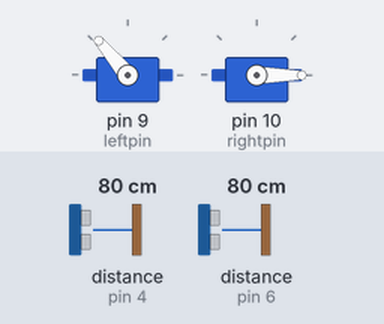
Simulated run of this sketch. Board: Arduino Uno, built with avr-gcc and run on an emulated ATmega328P. Parts: 2 × servo. The inputs (shaded band) are chosen by the test bench; at power-on: distance to the obstacle (sensors on pin 6, pin 4) 80 cm. The echo pulse lasts 58.3 µs per cm.

Above: at 1.2 s.
1.3 s: distance to the obstacle (sensor on pin 6) set to 22 cm
2.8 s: distance to the obstacle (sensor on pin 6) set to 18 cm
At 4.0 s:
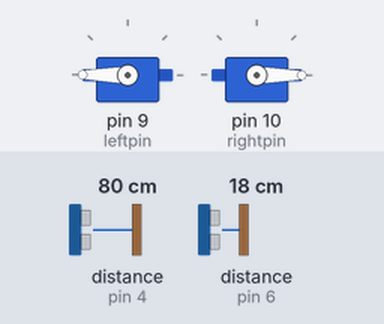
4.3 s: distance to the obstacle (sensor on pin 6) set to 11 cm
5.8 s: distance to the obstacle (sensor on pin 6) set to 8 cm
At 6.4 s:
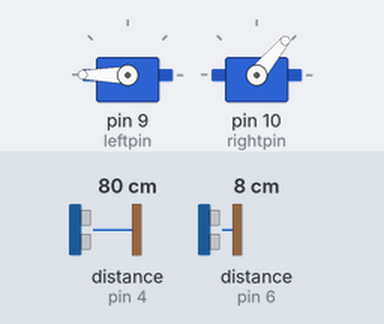
7.3 s: distance to the obstacle (sensor on pin 6) set to 35 cm
At 8.5 s:
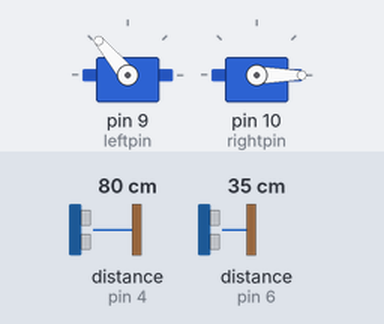
8.8 s: distance to the obstacle (sensor on pin 6) set to 2 cm
At 9.9 s:
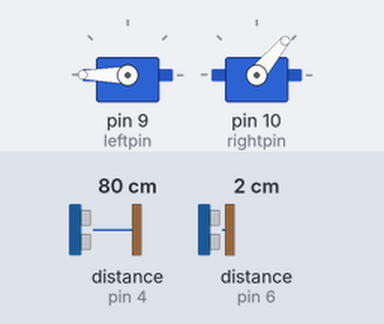
Timing chart, 0 to 11.3 s (numbered marks = the images above; inputs shaded):
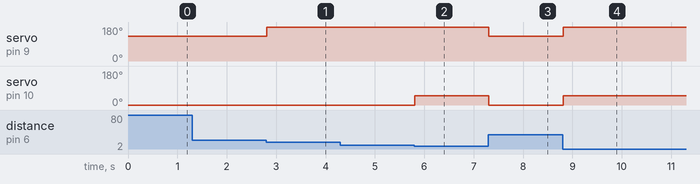

Measured:
- the behaviour switches between 21 and 20 cm on distance to the obstacle (sensor on pin 6) (found by bisection; images 0 and 1)
- the behaviour switches between 10 and 9 cm on distance to the obstacle (sensor on pin 6) (found by bisection; images 1 and 2)
- after the input at 1.3 s, every drawn part: stays the same
- after the input at 2.8 s, servo on pin 9 (leftpin): 130° → 180° at once
- after the input at 4.3 s, every drawn part: stays the same
- after the input at 5.8 s, servo on pin 10 (rightpin): 0° → 50° at once
- after the input at 7.3 s, servo on pin 9 (leftpin): 180° → 130° at once; servo on pin 10 (rightpin): 50° → 0° at once
- after the input at 8.8 s, servo on pin 9 (leftpin): 130° → 180° at once; servo on pin 10 (rightpin): 0° → 50° at once

The sketch:

mace_solver.ino
```cpp
#include <Servo.h>
#include <Ultrasonic.h>

// Pines para LED y motores
int ledpin = 13;
int leftpin = 9;
int rightpin = 10;

Servo leftservo, rightservo;  // create servo object to control a servo

Ultrasonic l_ultrasonic(7,6); // (Trig PIN,Echo PIN)
Ultrasonic r_ultrasonic(5,4); // (Trig PIN,Echo PIN)

void setup() {
  // put your setup code here, to run once
  leftservo.attach(leftpin);  // attaches the servo on pin 9 to the servo object
  rightservo.attach(rightpin);  // attaches the servo on pin 9 to the servo object
  Serial.println("Robot conectado!");
}

void moverMotores(int left_speed, int right_speed, int timems){
    leftservo.write(left_speed);
    rightservo.write(right_speed);
//    delay(timems);
}

void loop() {
  long l_distance = l_ultrasonic.Ranging(CM);
  long r_distance = r_ultrasonic.Ranging(CM);

  int left_speed = 180;
  int right_speed = 0;

  if(l_distance<10){
    right_speed = 50;
  }else if(l_distance>20){
    left_speed = 130;
  }
  moverMotores(left_speed, right_speed, 20);
}
```
